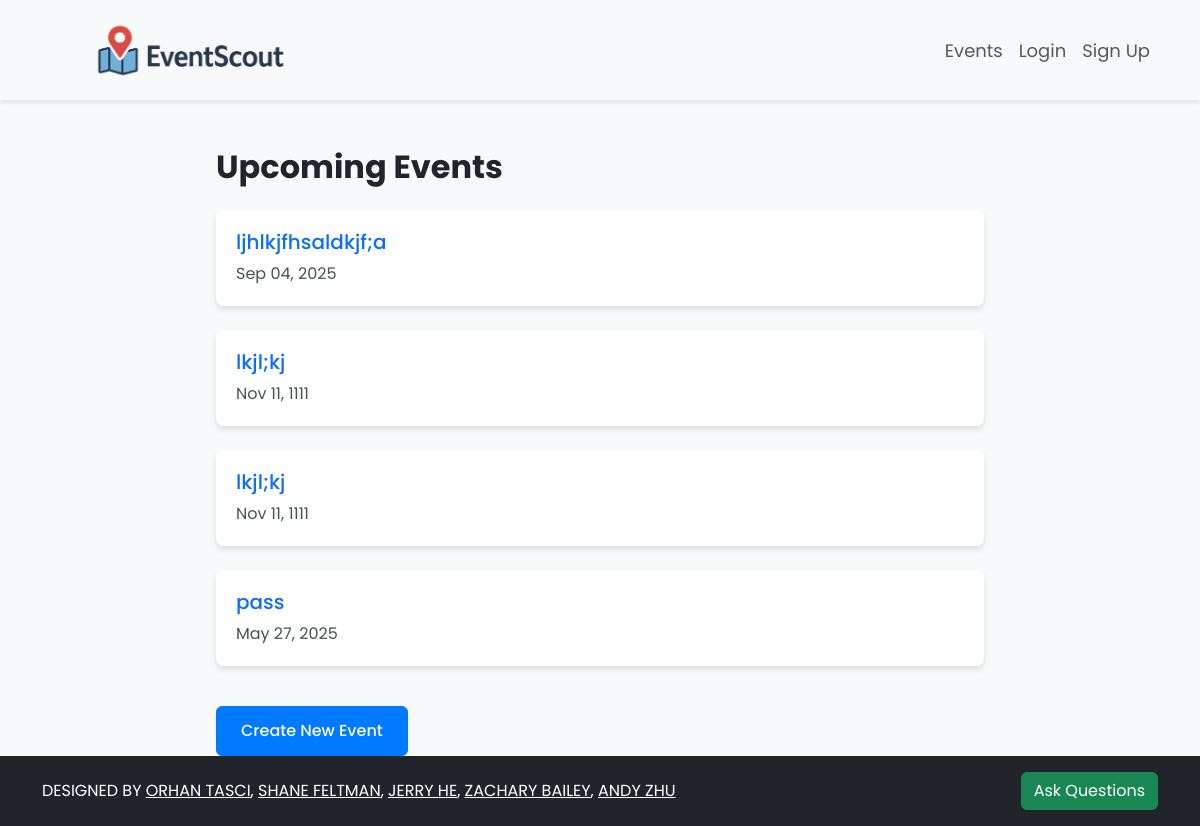
The app's page /events/, older data.
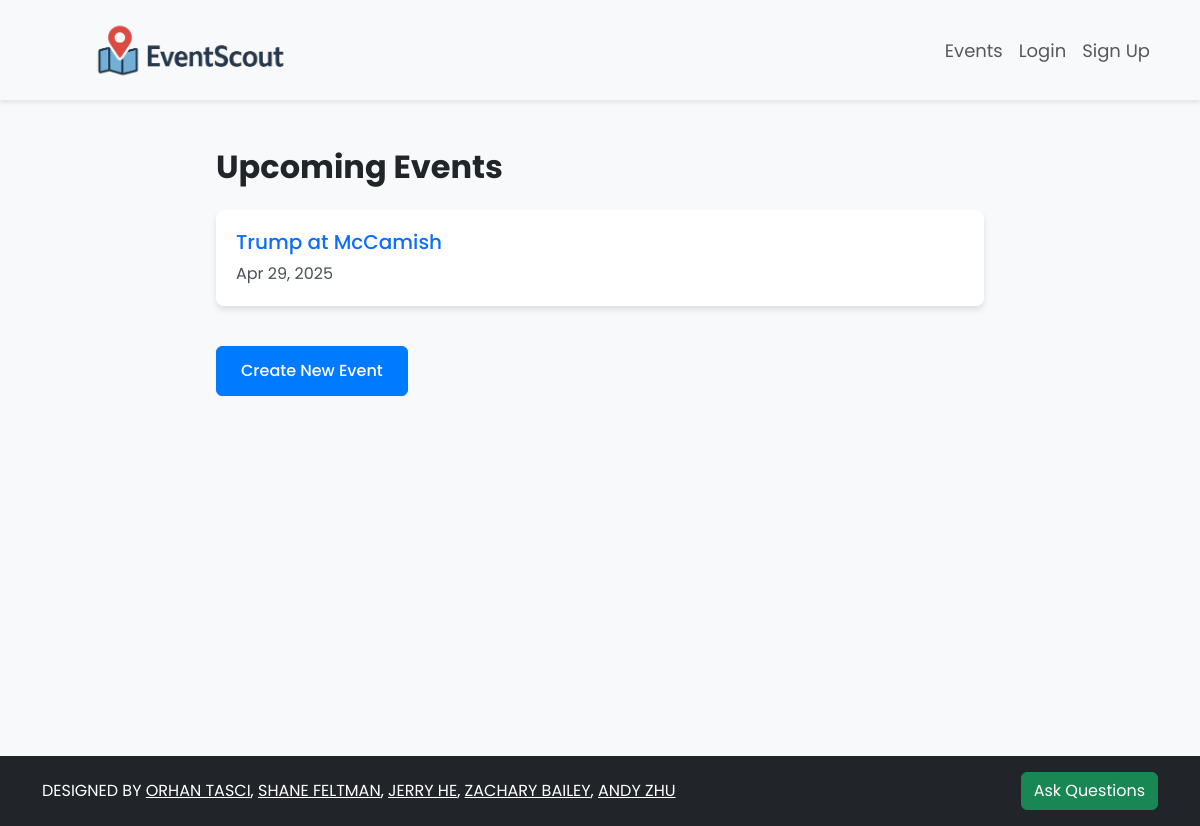
The same page, newer data.
### createEvents/models.py (models this page shows, shortened)
class Event(models.Model):
    title = models.CharField(max_length=200)
    description = models.TextField()
    location = models.CharField(max_length=255)
    latitude = models.DecimalField(
        max_digits=9,
        decimal_places=6,
        null=True,
        blank=True
    )
    longitude = models.DecimalField(
        max_digits=9,
        decimal_places=6,
        null=True,
        blank=True
    )
    start_time = models.DateTimeField()
    end_time = models.DateTimeField()
    organizer = models.CharField(max_length=255)
    org_email = models.EmailField(max_length=255, default="a@a.com")
    created_at = models.DateTimeField(auto_now_add=True)

### createEvents/views.py (the view)
# urls.py: path('', views.event_list, name='event_list'),
def event_list(request):
    events = Event.objects.all().order_by('-created_at')
    return render(request, 'createEvents/event_list.html', {'events': events})

### createEvents/templates/createEvents/event_list.html (shortened to what this page needs)
{% extends 'base.html' %}
{% load static %}
{% block head %}
    <link rel="stylesheet" href="{% static 'css/styles.css' %}">
{% endblock %}
{% block content %}
    <div class="events-container" style="height:70vh;">
        <h1 class="fs-2 fw-bold text-dark mb-4">Upcoming Events</h1>
        {% if events %}
            {% for event in events %}
                <div class="event-card card">
                    <div class="card-body">
                        <h2 class="card-title">
                            <a href="{% url 'events.event_detail' event.id %}" class="text-primary text-decoration-none">{{ event.title }}</a>
                        </h2>
                        <p class="card-text mb-0">{{ event.start_time|date:"M d, Y" }}</p>
                    </div>
                </div>
            {% endfor %}
        {% else %}
            <p class="text-muted">No upcoming events.</p>
        {% endif %}
        <a href="{% url 'events.create_event' %}" class="btn btn-primary d-inline-block mt-3">Create New Event</a>
    </div>
{% endblock %}

### eventscout/templates/base.html (shortened to what this page needs)
{% load static %}
<!DOCTYPE html>
<html lang="en">
<head>
    <link rel="stylesheet" href="{% static 'css/styles.css' %}">
    <link href="https://cdn.jsdelivr.net/npm/bootstrap@5.3.3/dist/css/bootstrap.min.css" rel="stylesheet">
    <link rel="stylesheet" href="https://cdnjs.cloudflare.com/ajax/libs/font-awesome/6.1.1/css/all.min.css">
    {% block head %}{% endblock %}
</head>
<body class="d-flex flex-column min-vh-100">
    <header>
      <nav class="navbar navbar-expand-lg custom-navbar">
        <div class="container d-flex align-items-center justify-content-between">
          <a class="navbar-brand p-0 m-0" href="/">
            <img src="{% static 'img/logoeventscout.png' %}" alt="logo" class="img-fluid" style="height:60px; width:auto;" />
          </a>
          <div class="collapse navbar-collapse" id="navbarNavAltMarkup">
            <div class="navbar-nav ms-auto" style="font-size: 18px;">
              <a class="nav-link" href="{% url 'event_list' %}">Events</a>
              {% if user.is_authenticated %}
                <a class="nav-link" href="{% url 'accounts.logout' %}">Logout</a>
              {% else %}
                <a class="nav-link" href="{% url 'accounts.login' %}">Login</a>
                <a class="nav-link" href="{% url 'accounts.signup' %}">Sign Up</a>
              {% endif %}
            </div>
          </div>
        </div>
      </nav>
    </header>
    <main class="flex-grow-1">
      {% block content %}{% endblock %}
    </main>
    <footer class="bg-dark text-white p-3 mt-auto">
      <div class="container d-flex flex-column flex-md-row justify-content-between align-items-center">
        <div class="mb-2 mb-md-0">
          DESIGNED BY
          <a href="mailto:otasci3@gatech.edu" class="text-white text-decoration-underline">ORHAN TASCI</a>,
          <a href="mailto:sfeltman3@gatech.edu" class="text-white text-decoration-underline">SHANE FELTMAN</a>,
          <a href="mailto:jhe447@gatech.edu" class="text-white text-decoration-underline">JERRY HE</a>,
          <a href="mailto:zbailey31@gatech.edu" class="text-white text-decoration-underline">ZACHARY BAILEY</a>,
          <a href="mailto:azhu311@gatech.edu" class="text-white text-decoration-underline">ANDY ZHU</a>
        </div>
        <button class="btn btn-success" data-bs-toggle="modal" data-bs-target="#chatbotModal">
          Ask Questions
        </button>
      </div>
    </footer>
</body>
</html>

### eventscout/static/css/styles.css (style rules this page uses)
body { margin: 0; font-family: 'Poppins', sans-serif; background-color: #f8f9fa; }
header { color: white; text-align: center; padding: 12px 0; font-size: 12px; box-shadow: 0 2px 5px rgba(0,0,0,0.1); }

### createEvents/templates/createEvents/event_list.html (style rules this page uses)
body { font-family: 'Poppins', sans-serif; background-color: #f8f9fa; }
.events-container { max-width: 800px; margin: 3rem auto; padding: 0 1rem; }
.event-card { border: none; border-radius: 0.5rem; box-shadow: 0 4px 6px rgba(0, 0, 0, 0.1); margin-bottom: 1.5rem; transition: transform 0.2s ease, box-shadow 0.2s ease; }
.event-card .card-body { padding: 1.25rem; }
.event-card .card-title { margin-bottom: 0.5rem; font-size: 1.25rem; }
.event-card .card-text { color: #495057; font-size: 1rem; }
.btn-primary { background-color: #007bff; border-color: #007bff; padding: 0.75rem 1.5rem; font-weight: 500; transition: all 0.2s ease; }

Row changes from the older to the newer data that the page shows:
removed Event: title "ljhlkjfhsaldkjf;a", start_time "Sep 04, 2025"
removed Event: title "lkjl;kj", start_time "Nov 11, 1111"
removed Event: title "lkjl;kj", start_time "Nov 11, 1111"
removed Event: title "pass", start_time "May 27, 2025"
added Event: title "Trump at McCamish", start_time "Apr 29, 2025"
